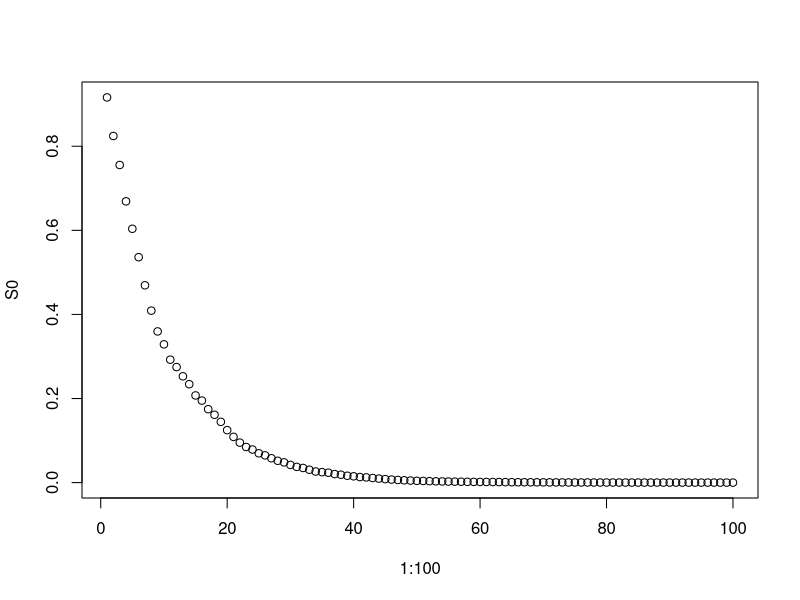

R code for this plot:

# hazard
h <- runif(100,0.05,0.15)

# cumulative hazard
ch <- cumsum(h)

# cumulative survival
S0 <- exp(-ch)
plot(1:100,S0)

# cumulative survival conditional on previous cumulative survival
# (assume period length of 10)
s1 <- c(S0[10],S0[seq(20,100,10)]/S0[seq(10,90,10)])

# alternatively, calculate cum survival only over each of the intervals
s2 <- rep(0,10)
for(i in 1:10){
    s2[i] <- exp(-sum(h[(10*(i-1)+1):(10*i)]))
}

# compare
rbind(s1,s2)

# floating point decimal issue returns FALSE for some (match to 14-16 decimals)
s1 == s2

# TRUE
all.equal(s1,s2)
